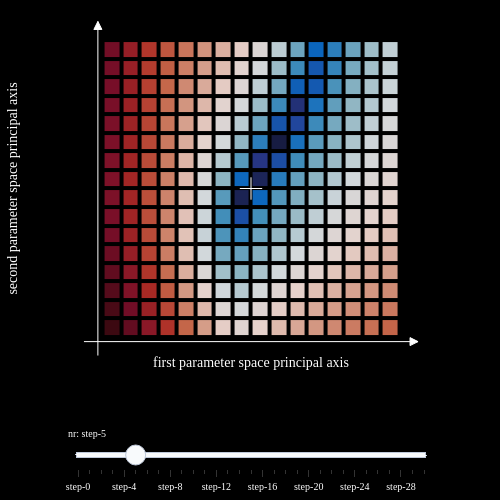

Notebook cell for this chart:
### Code cell
def create_heatmap(x, y, Z, i):
    trace = go.Heatmap(
        x             = x,
        y             = y,
        z             = torch.log(Z[i, :, :] + 1e-6),
        xgap          = 4,
        ygap          = 4,
        showscale     = False,
        customdata    = Z[i, :, :],
        hovertemplate = "loss: %{customdata:.3f}<extra></extra>",
        visible       = False,
        colorscale    = "Balance",
    )
    return trace

fig  = go.Figure()
init = 5

fac_1     = 1.1
fac_2     = 1.2
x_range_1 = [fac_1 * x.min(), fac_1 * x.max()]
y_range_1 = [fac_1 * y.min(), fac_1 * y.max()]
x_range_2 = [fac_2 * x.min(), fac_2 * x.max()]
y_range_2 = [fac_2 * y.min(), fac_2 * y.max()]

for i in range(N_STATES):
    fig.add_trace(create_heatmap(x, y, Z, i))
    
fig.data[init].visible = True

steps = []
for i in range(N_STATES):
    step = dict(
        method = "update",
        args   = [
            dict(visible = [False] * N_STATES + [True, True]),
        ],
    )
    step["args"][0]["visible"][i] = True
    steps.append(step)
    
sliders = [dict(
    active = init,
    currentvalue = dict(prefix = "nr: "),
    steps = steps,
    x = 0.1,
    y = -0.2,
    len = 0.8,
    xanchor = "left",
    yanchor = "top",
    pad = dict(t = 0, b = 0, l = 0, r = 0),
    font = dict(size = 10, color = "white", family = "JetBrains Mono"),
)]

fig.add_trace(go.Scatter( # axis arrows
    mode       = "markers",
    x          = [x_range_1[0], x_range_2[1]],
    y          = [y_range_2[1], y_range_1[0]],
    marker     = dict(
        size       = 8, 
        symbol     = ["arrow-up", "arrow-right"], 
        color      = "white",
        line_width = [1, 1],
        line_color = "white",
        ),
    hoverinfo  = "skip",
    showlegend = False,
))

fig.add_trace(go.Scatter( # center crosshair
    x          = [0],
    y          = [0],
    marker     = dict(
        size       = 16, 
        symbol     = "cross-thin", 
        line_width = 1,
        line_color = "white"
        ),
    hoverinfo  = "skip",
    showlegend = False
))

fig.update_layout(
    sliders       = sliders,
    
    width         = 500,
    height        = 500,
    margin        = dict(l=20, r=20, t=20, b=20),
    margin_pad    = 10,
    plot_bgcolor  = "rgba(0, 0, 0)",
    paper_bgcolor = "rgba(0, 0, 0)",
    hoverlabel    = dict(
        font        = dict(
            family = "JetBrains Mono", 
            size   = 12, 
            color  = "white"
            ),
        bgcolor     = "black",
        bordercolor = "white",
        ),
    shapes        = [
        dict( # horizontal axis
            type = "line",
            x0   = x_range_2[0], 
            y0   = y_range_1[0],
            x1   = x_range_2[1], 
            y1   = y_range_1[0],
            line = dict(
                color = "white", 
                width = 1
                )
        ),
        dict( # vertical axis
            type = "line",
            x0   = x_range_1[0], 
            y0   = y_range_2[0],
            x1   = x_range_1[0], 
            y1   = y_range_2[1],
            line = dict(
                color = "white", 
                width = 1
                )
        ),
        
    ],
)

fig.update_xaxes(
    title          = "first parameter space principal axis",
    title_font     = dict(
        color  = "white",
        family = "JetBrains Mono",
        size   = 14,
        ),
    title_standoff = 0,
    showgrid       = False,
    zeroline       = False,
    showticklabels = False,
    range          = x_range_2,
    fixedrange     = True,
)

fig.update_yaxes(
    title          = "second parameter space principal axis",
    title_font     = dict(
        color  = "white",
        family = "JetBrains Mono",
        size   = 14,
        ),
    title_standoff = 0,
    scaleanchor    = "x",
    showgrid       = False,
    zeroline       = False,
    showticklabels = False,
    range          = y_range_2,
    fixedrange     = True,
)

fig.show()
